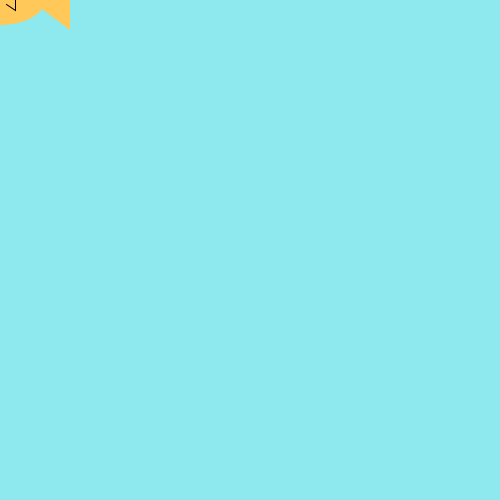
Frame 1 (no input)
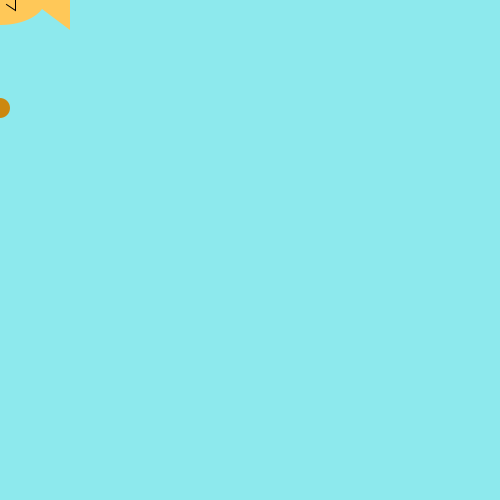
Frame 60 (the mouse pressed at the canvas centre just before this capture)
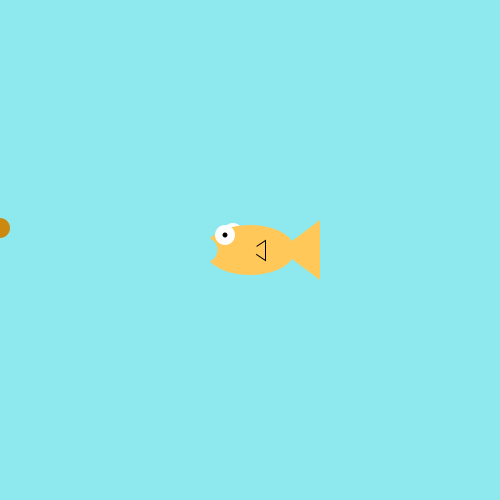
Frame 120 (the mouse held since frame 60 and released just before this capture)

The Processing sketch that drew these frames (run headless with seeded random() and noise(); from frame 60 on, the mouse is pressed at the canvas centre):

// Processing sketch: FishFeeder_jar
// ── FishFeeder_jar.pde
int y = -10;
int x = 0;
int score = 0;

void setup() {
  size(500,500);
}

void draw() {

  background (0,204,255);
  drawFish();
  fill(204,136,017);
    noStroke();
    ellipse(x,y,20,20);
    checkCatch(x);
    y = y+2;
    if(y>520) {
      y=10;

x = (int)random(501);

    }
}
void drawFish(){
  background(141,233,237);
  noStroke();
  fill(255,255,255);
  ellipse(mouseX-17,mouseY-17,20,20); //back side eye
  fill(255,200,88);
  ellipse(mouseX,mouseY,90,50); //body
  triangle(mouseX+30,mouseY,mouseX+70,mouseY+30,mouseX+70,mouseY-30); //tail
  stroke(0);
  triangle(mouseX,mouseY,mouseX+15,mouseY+10,mouseX+15,mouseY-10); //side fin
  noStroke();
  fill(255,200,88);
  ellipse(mouseX,mouseY,15,15); //side fin cover
  noStroke();
  fill(255,255,255);
  ellipse(mouseX-25,mouseY-15,20,20); //front eye
  fill(0,0,0);
  ellipse(mouseX-25,mouseY-15,5,5); //pupil
  fill(141,233,237);
  ellipse(mouseX-45,mouseY,25,25); //mouth
}
void checkCatch(int  x){
if (x > mouseX && x < mouseX+100) {
                  score++;
                  y = -10;
                  x = (int)random(501);
}
         else if (score > 0)
                 score--;
println("Your score is now: " + score);
}
